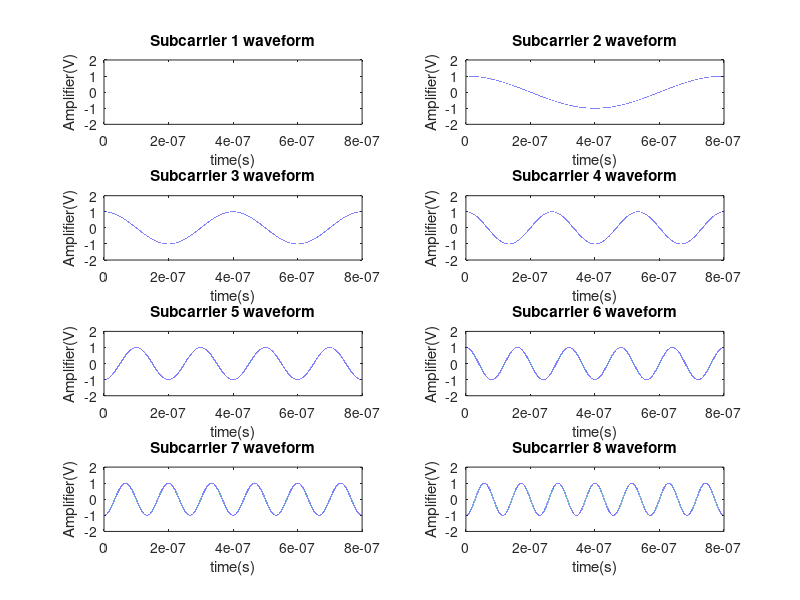

Recreate this plot in MATLAB. (Note: this script raises an error after producing the figure.)
clear;
close all;
rng(19);
r = randi([0 1],1,8);

%%%%%%%%%%%%%%%%%%%%%%%%%%%%%%%%%%% 3-(b)
figure(1);     
A=1;            %振幅
Ts=100*10^-9;   %sampling interval
N=8;            %amounts of subcarrier

fsub=1/(N*Ts);
Xk=zeros(8,1);

for i=1:8
    if r(i)==1
        Xk(i,:)=1;
    else
        Xk(i,:)=-1;
    end
end

t=0:Ts/10000:8*Ts;
Xk_wave=pulstran(t-Ts/2,Xk,'rectpuls',Ts);

%subcarrier=exp(j*2*pi*k*fsub*t);

x_subcarrier=zeros(8,length(t));

for k=0:7
    x_subcarrier(k+1,:)=Xk(k+1)*exp(j*2*pi*k*fsub*t);
end

for i=1:8
    subplot(4,2,i);
    plot(t,real(x_subcarrier(i,:)));
    title(['Subcarrier ',num2str(i),' waveform']);
    axis([0,N*Ts,-2,2]);
    axis normal;
    xlabel('time(s)');
    ylabel('Amplifier(V)');
end
sgtitle('3-(b) Real part of the signals at eight subcarriers');

%%%%%%%%%%%%%%%%%%%%%%%%%%%%%%%%%%% 3-(c)
figure(2)
y=zeros(1,length(t));

for i=1:8
    y(1,:)=y(1,:)+x_subcarrier(i,:);
end

subplot(2,1,1);
plot(t,real(y));
title(['Real part waveform of 8 subcarriers']);
axis([0,N*Ts,-5,5]);
axis normal;
xlabel('time(s)');
ylabel('Amplifier(V)');

subplot(2,1,2);
plot(t,imag(y));
title(['Image part waveform of 8 subcarriers']);
axis([0,N*Ts,-5,5]);
axis normal;
xlabel('time(s)');
ylabel('Amplifier(V)');

sgtitle('3-(c) Sum of eight subcarriers');
%%%%%%%%%%%%%%%%%%%%%%%%%%%%%%%%%%% 3-(d)
figure(3);

y_ifft=8*ifft(Xk',8);

nTs=0:Ts:7*Ts;
xn_subcarrier=zeros(8,length(nTs));
for k=0:7
    xn_subcarrier(k+1,:)=Xk(k+1)*exp(j*2*pi*k*fsub*(nTs));
end
y_discrete=zeros(1,length(nTs));
for i=1:8
    y_discrete(1,:)=y_discrete(1,:)+xn_subcarrier(i,:);
end

subplot(2,1,1);
stem(nTs,real(y_ifft),'filled');
title(['Real part waveform of 8 subcarriers']);
axis([0,N*Ts,-5,5]);
axis normal;
xlabel('time(s)');
ylabel('Amplifier(V)');

subplot(2,1,2);
stem(nTs,imag(y_ifft),'filled');
title(['Image part waveform of 8 subcarriers']);
axis([0,N*Ts,-5,5]);
axis normal;
xlabel('time(s)');
ylabel('Amplifier(V)');

sgtitle('3-(d) Discrete real part and image part');
%%%%%%%%%%%%%%%%%%%%%%%%%%%%%%%%%%% 3-(e)
figure(4);

y_scale=y/8;

nTs=0:Ts:8*Ts;
x_stem=zeros(8,length(nTs));
for k=0:7
    x_stem(k+1,:)=Xk(k+1)*exp(j*2*pi*k*fsub*(nTs))/8;
end
y_stem=zeros(1,length(nTs));
for i=1:8
    y_stem(1,:)=y_stem(1,:)+x_stem(i,:);
end

subplot(2,1,1);
plot(t,real(y_scale));
hold on;
stem(nTs,real(y_stem),'filled');
title(['Real part waveform of 8 subcarriers']);
axis([0,N*Ts,-5/8,5/8]);
axis normal;
xlabel('time(s)');
ylabel('Amplifier(V)');

subplot(2,1,2);
plot(t,imag(y_scale));
hold on;
stem(nTs,imag(y_stem),'filled');
title(['Image part waveform of 8 subcarriers']);
axis([0,N*Ts,-5/8,5/8]);
axis normal;
xlabel('time(s)');
ylabel('Amplifier(V)');

sgtitle('3-(e) Scaling curve');
